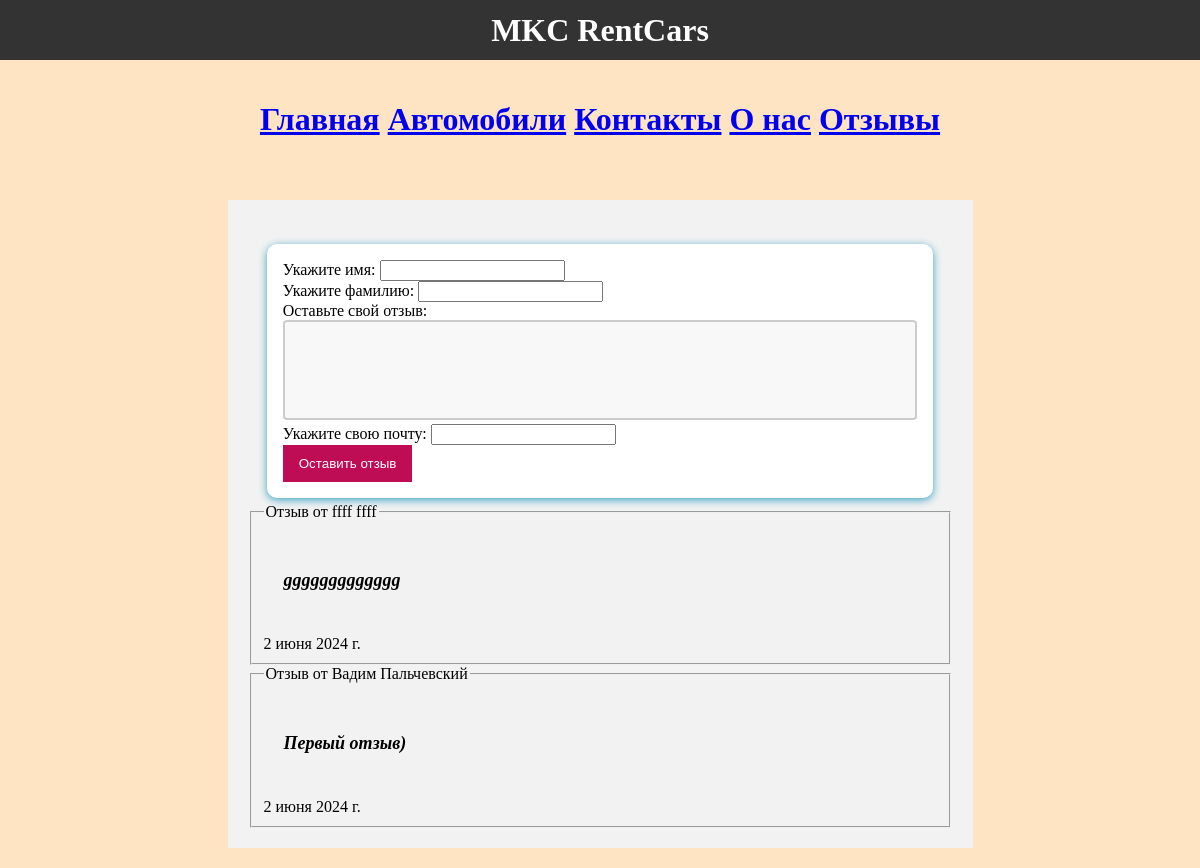
/MKC_RentCars/Reviews/, run on the app's committed database.
### rentcars/models.py (models this page shows)
class Feedback(models.Model):
    name = models.CharField(max_length=15, validators=[MinLengthValidator(3)])
    surname = models.CharField(max_length=15, validators=[MinLengthValidator(3)])
    feedback = models.TextField(validators=[MinLengthValidator(7)])
    email = models.EmailField(max_length=60)
    time = models.DateField(auto_now=True)
    def __str__(self):
        return f'{self.name} {self.surname}'

### rentcars/views.py (the view, shortened to what this page needs)
# urls.py: path('Reviews/', views.feedbackView.as_view()),
class feedbackView(View):
    def get(self,request):
        show_feed = Feedback.objects.all()
        form = FeedbackForm()
        return render(request, 'MKC_RentCars/feedback.html',{'form':form, 'show_feed':show_feed})

### rentcars/forms.py
class FeedbackForm(forms.ModelForm):
    class Meta:
        model = Feedback
        fields = ['name','surname','feedback','email']
        labels ={
            'name':'Укажите имя',
            'surname':'Укажите фамилию',
            'feedback':'Оставьте свой отзыв',
            'email':'Укажите свою почту'
        }

### rentcars/templates/MKC_RentCars/feedback.html (shortened to what this page needs)
{% extends 'base.html' %}
{% load static %}
{% block content %}
<form action="/MKC_RentCars/Reviews/" method="post">
    {% for field in form %}
            <div>
            {{ field.label_tag }}
            {{ field }}
            </div>
        {% endfor %}
    <button type="submit">Оставить отзыв</button>
</form>
{% for shf in show_feed reversed %}
<fieldset>
    <legend>Отзыв от {{shf}}</legend>
    <div class="column">
        <h4><i>{{shf.feedback}}</i></h4>
    </div>
    {{shf.time}}
</fieldset>
{% endfor %}
{% endblock%}

### static/css/base.css (style rules this page uses)
html { background-color: bisque; }

### static/css/forms.css (style rules this page uses)
body { margin: 0; padding: 0; }
h4 { font-size: 18px; }
.column { flex-basis: calc(85% - 20px); background-color: #f2f2f2; margin-bottom: 20px; padding: 20px; box-sizing: border-box; }
.column:last-child { margin-bottom: 0; }
form { margin: 1.5rem auto 5px; width: 90%; max-width: 40rem; padding: 1rem; border-radius: 10px; font-size: 16px; background-color: white; box-shadow: 0 2px 8px #3ca3c1; }
button { cursor: pointer; background-color: #bf0d55; color: white; border: 10px solid #bf0d55; }
textarea { width: 100%; height: 100px; padding: 12px 20px; box-sizing: border-box; border: 2px solid #ccc; border-radius: 4px; background-color: #f8f8f8; resize: none; }

### data on the page
Feedback: name+surname "ffff ffff", feedback "ggggggggggggg", time "2 июня 2024 г."
Feedback: name+surname "Вадим Пальчевский", feedback "Первый отзыв)", time "2 июня 2024 г."

### other printed values
{{ field.label_tag }} "Укажите имя:" "Укажите фамилию:" "Оставьте свой отзыв:" "Укажите свою почту:"
